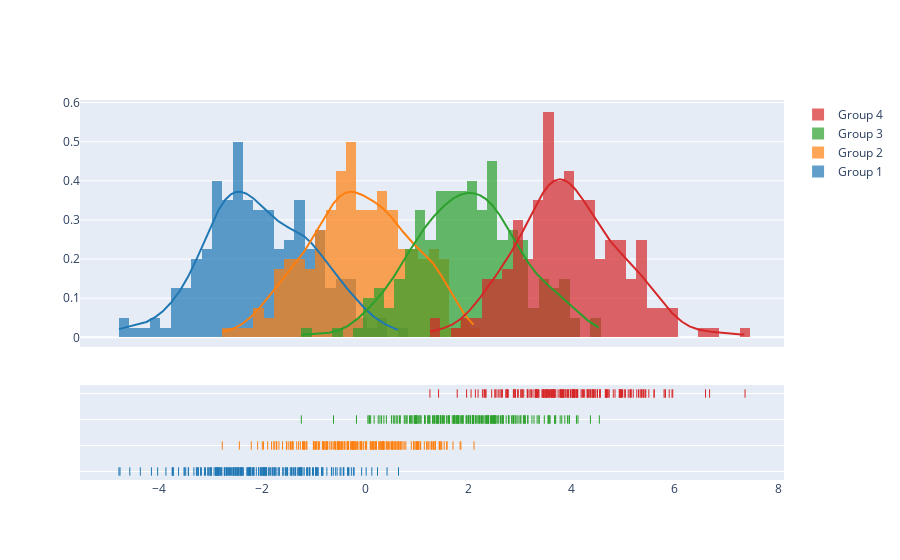

Notebook cell for this chart:
### Code cell
import plotly.figure_factory as ff

# Add histogram data
x1 = np.random.randn(200) - 2
x2 = np.random.randn(200)
x3 = np.random.randn(200) + 2
x4 = np.random.randn(200) + 4

# Group data together
hist_data = [x1, x2, x3, x4]

group_labels = ['Group 1', 'Group 2', 'Group 3', 'Group 4']

# Create distplot with custom bin_size
fig = ff.create_distplot(hist_data, group_labels, bin_size=.2)
fig.show()

### Figure 1 — Plotly figure (JSON) as saved in the notebook; plotly's stock layout.template omitted (floating-point values rounded to 4 significant figures; data arrays with more than 128 entries replaced by an {"elided": "..."} marker saying what was removed)
{"data": [{"autobinx": false, "histnorm": "probability density", "legendgroup": "Group 1", "marker": {"color": "rgb(31, 119, 180)"}, "name": "Group 1", "opacity": 0.7, "type": "histogram", "x": {"elided": "200 float values"}, "xaxis": "x", "xbins": {"end": 0.6445, "size": 0.2, "start": -4.771}, "yaxis": "y"}, {"autobinx": false, "histnorm": "probability density", "legendgroup": "Group 2", "marker": {"color": "rgb(255, 127, 14)"}, "name": "Group 2", "opacity": 0.7, "type": "histogram", "x": {"elided": "200 float values"}, "xaxis": "x", "xbins": {"end": 2.107, "size": 0.2, "start": -2.77}, "yaxis": "y"}, {"autobinx": false, "histnorm": "probability density", "legendgroup": "Group 3", "marker": {"color": "rgb(44, 160, 44)"}, "name": "Group 3", "opacity": 0.7, "type": "histogram", "x": {"elided": "200 float values"}, "xaxis": "x", "xbins": {"end": 4.535, "size": 0.2, "start": -1.238}, "yaxis": "y"}, {"autobinx": false, "histnorm": "probability density", "legendgroup": "Group 4", "marker": {"color": "rgb(214, 39, 40)"}, "name": "Group 4", "opacity": 0.7, "type": "histogram", "x": {"elided": "200 float values"}, "xaxis": "x", "xbins": {"end": 7.358, "size": 0.2, "start": 1.253}, "yaxis": "y"}, {"legendgroup": "Group 1", "marker": {"color": "rgb(31, 119, 180)"}, "mode": "lines", "name": "Group 1", "showlegend": false, "type": "scatter", "x": {"elided": "500 float values"}, "xaxis": "x", "y": {"elided": "500 float values"}, "yaxis": "y"}, {"legendgroup": "Group 2", "marker": {"color": "rgb(255, 127, 14)"}, "mode": "lines", "name": "Group 2", "showlegend": false, "type": "scatter", "x": {"elided": "500 float values"}, "xaxis": "x", "y": {"elided": "500 float values"}, "yaxis": "y"}, {"legendgroup": "Group 3", "marker": {"color": "rgb(44, 160, 44)"}, "mode": "lines", "name": "Group 3", "showlegend": false, "type": "scatter", "x": {"elided": "500 float values"}, "xaxis": "x", "y": {"elided": "500 float values"}, "yaxis": "y"}, {"legendgroup": "Group 4", "marker": {"color": "rgb(214, 39, 40)"}, "mode": "lines", "name": "Group 4", "showlegend": false, "type": "scatter", "x": {"elided": "500 float values"}, "xaxis": "x", "y": {"elided": "500 float values"}, "yaxis": "y"}, {"legendgroup": "Group 1", "marker": {"color": "rgb(31, 119, 180)", "symbol": "line-ns-open"}, "mode": "markers", "name": "Group 1", "showlegend": false, "type": "scatter", "x": {"elided": "200 float values"}, "xaxis": "x", "y": {"elided": "200 str values"}, "yaxis": "y2"}, {"legendgroup": "Group 2", "marker": {"color": "rgb(255, 127, 14)", "symbol": "line-ns-open"}, "mode": "markers", "name": "Group 2", "showlegend": false, "type": "scatter", "x": {"elided": "200 float values"}, "xaxis": "x", "y": {"elided": "200 str values"}, "yaxis": "y2"}, {"legendgroup": "Group 3", "marker": {"color": "rgb(44, 160, 44)", "symbol": "line-ns-open"}, "mode": "markers", "name": "Group 3", "showlegend": false, "type": "scatter", "x": {"elided": "200 float values"}, "xaxis": "x", "y": {"elided": "200 str values"}, "yaxis": "y2"}, {"legendgroup": "Group 4", "marker": {"color": "rgb(214, 39, 40)", "symbol": "line-ns-open"}, "mode": "markers", "name": "Group 4", "showlegend": false, "type": "scatter", "x": {"elided": "200 float values"}, "xaxis": "x", "y": {"elided": "200 str values"}, "yaxis": "y2"}], "layout": {"barmode": "overlay", "hovermode": "closest", "legend": {"traceorder": "reversed"}, "xaxis": {"anchor": "y2", "domain": [0.0, 1.0], "zeroline": false}, "yaxis": {"anchor": "free", "domain": [0.35, 1], "position": 0.0}, "yaxis2": {"anchor": "x", "domain": [0, 0.25], "dtick": 1, "showticklabels": false}}}
